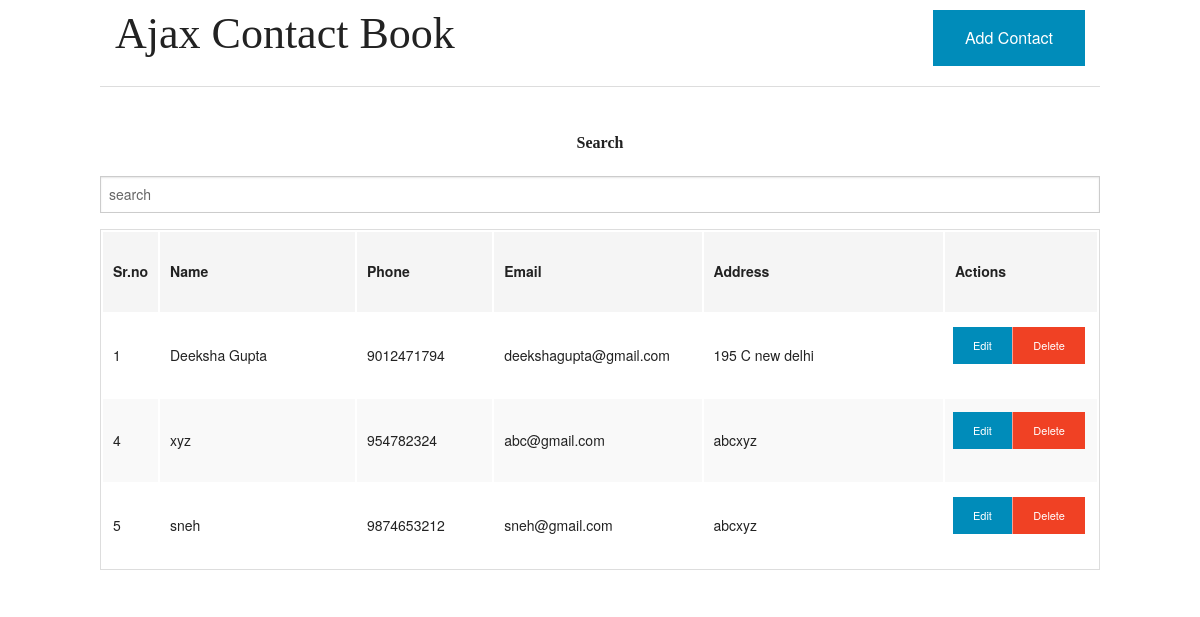
The page / on the database its author committed.
### tables this page shows
CREATE TABLE IF NOT EXISTS `contacts` (
  `id` int(20) NOT NULL AUTO_INCREMENT,
  `name` varchar(50) NOT NULL,
  `phone` varchar(15) NOT NULL,
  `email` varchar(100) NOT NULL,
  `address` varchar(100) NOT NULL,
  PRIMARY KEY (`id`)
);

### index.php (the view, shortened to what this page needs)
<!doctype html>
<?php
include 'db.php';
$sql= "select * from contacts order by `id` asc ";
$rows= mysqli_query($conn,$sql);
 ?>
<html class="no-js" lang="en">
  <head>
    <link rel="stylesheet" href="css/foundation.css" />
  </head>
  <body>
    <div class="row">
      <div class="large-6 columns">
        <h1 style = "font-family: Georgia,Times,Times New Roman,serif;">Ajax Contact Book</h1>
      </div>
      <div class="large-6 columns">
          <a class="add-btn button right medium" data-reveal-id="myModal" style="margin-top:10px;">Add Contact</a>
      </div>
    <hr><br>
    </div>
        <div class="row">
        <div class="large 12-columns">
          <div class="col-md-12 text-center">
          <p style = "font-family: Georgia,Times,Times New Roman,serif;"><b>Search</b></p>
          <form class="form-group" action="search.php" method="post">
          <input type="text" placeholder="search" name="search" class="form-control" value="">
          </form>
          </div>
        <center>
        <div class="table-responsive">
        <table class="table">
            <thead>
                 <tr>
                 <th width="50" height="80">Sr.no</th>
                 <th width="210" height="80">Name</th>
                 <th width="140"height="80">Phone</th>
                 <th width="210"height="80">Email</th>
                 <th width="260"height="80">Address</th>
                 <th width="160"height="80">Actions</th>
               </tr>
             </thead>
             <tbody class="table table-striped">
               <tr>
                 <?php while ($row= $rows->fetch_assoc()) : ?>
                 <td><?php echo $row['id'] ?></td>
                 <td class="col-md-10"><?php echo $row['name']; ?></td>
                 <td class="col-md-10"><?php echo $row['phone']; ?></td>
                 <td class="col-md-10"><?php echo $row['email']; ?></td>
                 <td class="col-md-10"><?php echo $row['address']; ?></td>
                 <td>
                  <ul class="button-group">
                  <li><a href="edit.php?id=<?php echo $row['id'];?>" class="button tiny">Edit</a></li>
                  <li><a href="delete.php?id=<?php echo $row['id'];?>" class="button tiny alert">Delete</a></li>
                  </ul>
                 </td >
              </tr>
            <?php endwhile; ?>
             </tbody>
           </table>
         </div>
       </center>
     </div>
   </div>
  </body>
</html>

### rows shown on the page
contacts: id "1", name "Deeksha Gupta", phone "9012471794", email "deekshagupta@gmail.com", address "195 C new delhi"
contacts: id "4", name "xyz", phone "954782324", email "abc@gmail.com", address "abcxyz"
contacts: id "5", name "sneh", phone "9874653212", email "sneh@gmail.com", address "abcxyz"
